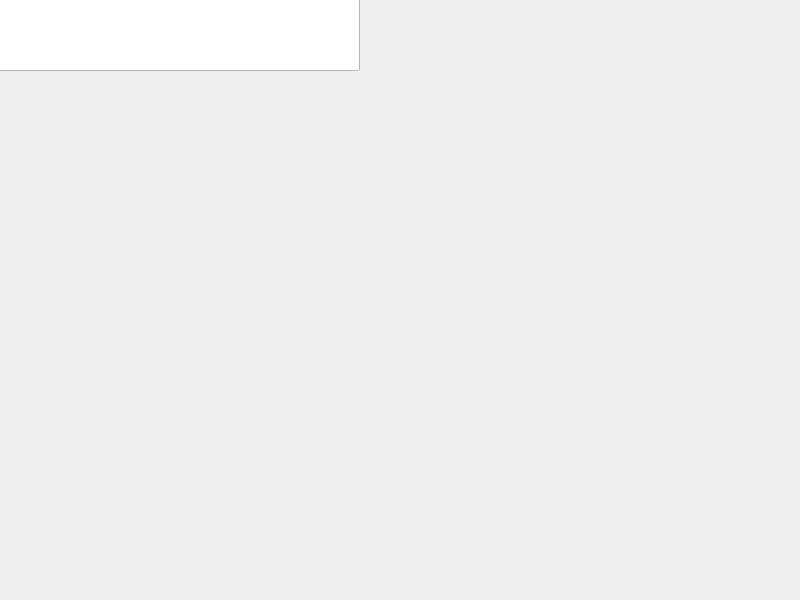
<?xml version="1.0" encoding="UTF-8"?>
<ui version="4.0">
 <class>MainWindow</class>
 <widget class="QMainWindow" name="MainWindow">
  <property name="geometry">
   <rect>
    <x>0</x>
    <y>0</y>
    <width>800</width>
    <height>600</height>
   </rect>
  </property>
  <property name="windowTitle">
   <string>My Form</string>
  </property>
  <widget class="QWidget" name="centralwidget">
   <widget class="QTableWidget" name="tableWidget1">
    <property name="geometry">
     <rect>
      <x>-687</x>
      <y>-349</y>
      <width>1047</width>
      <height>420</height>
     </rect>
    </property>
    <property name="toolTip">
     <string></string>
    </property>
    <property name="enabled">
     <bool>true</bool>
    </property>
    <property name="visible">
     <bool>true</bool>
    </property>
   </widget>
  </widget>
 </widget>
 <resources/>
 <connections/>
</ui>
